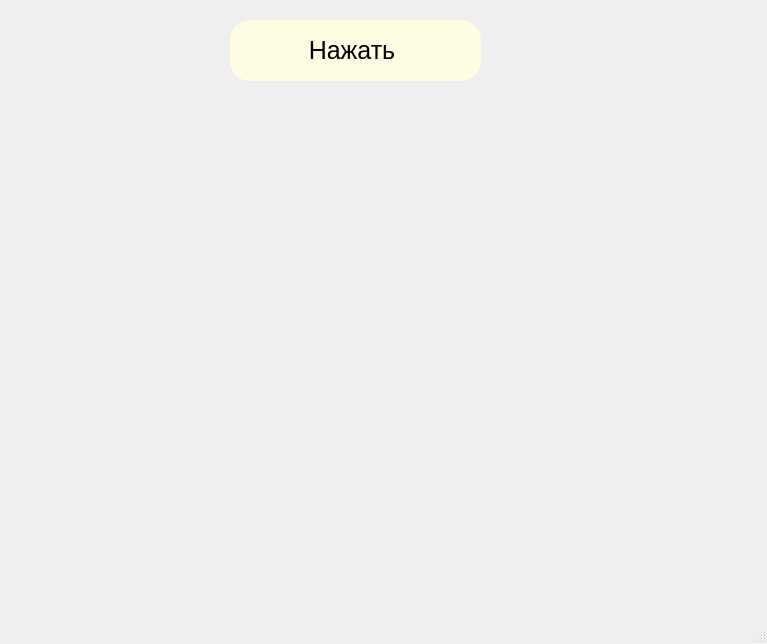
<?xml version="1.0" encoding="UTF-8"?>
<ui version="4.0">
 <class>MainWindow</class>
 <widget class="QMainWindow" name="MainWindow">
  <property name="geometry">
   <rect>
    <x>0</x>
    <y>0</y>
    <width>767</width>
    <height>644</height>
   </rect>
  </property>
  <property name="windowTitle">
   <string>MainWindow</string>
  </property>
  <widget class="QWidget" name="centralwidget">
   <widget class="QPushButton" name="pushButton">
    <property name="geometry">
     <rect>
      <x>230</x>
      <y>20</y>
      <width>251</width>
      <height>61</height>
     </rect>
    </property>
    <property name="styleSheet">
     <string notr="true">font-size: 25px;
background-color: rgb(255, 252, 228);
border-radius:20px;</string>
    </property>
    <property name="text">
     <string>Нажать </string>
    </property>
   </widget>
  </widget>
  <widget class="QMenuBar" name="menubar">
   <property name="geometry">
    <rect>
     <x>0</x>
     <y>0</y>
     <width>767</width>
     <height>26</height>
    </rect>
   </property>
  </widget>
  <widget class="QStatusBar" name="statusbar"/>
 </widget>
 <resources/>
 <connections/>
</ui>
